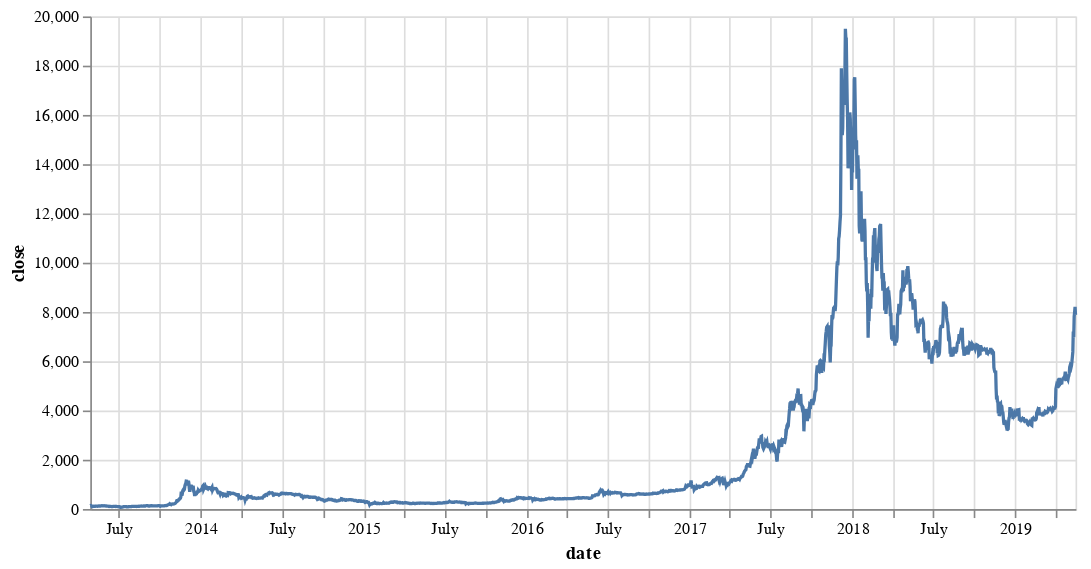

Notebook code cell kept with this figure:
### Code cell
nearest = alt.selection(type='single', nearest=True, on='mouseover',
                        fields=['date'], empty='none')


line = alt.Chart(raw).mark_line().encode(
    x = 'date',
    y = 'close'
)

selectors = alt.Chart(raw).mark_point().encode(
    x='date',
    opacity=alt.value(0),
).add_selection(
    nearest
)


points = line.mark_point().encode(
    opacity=alt.condition(nearest, alt.value(1), alt.value(0))
)

text = line.mark_text(align='left', dx=5, dy=-5).encode(
    text=alt.condition(nearest, 'close', alt.value(' '))
)


rules = alt.Chart(raw).mark_rule(color='gray').encode(
    x='date',
).transform_filter(
    nearest
)

alt.layer(
    line, selectors, points, rules, text
).properties(
    width=600, height=300
)

### Figure 1 — Vega-Lite specification as saved in the notebook (floating-point values rounded to 4 significant figures; data arrays with more than 128 entries replaced by an {"elided": "..."} marker saying what was removed)
{"$schema": "https://vega.github.io/schema/vega-lite/v2.6.0.json", "config": {"view": {"height": 300, "width": 400}}, "datasets": {"data-23677b568b25b5d055698dcacbba6714": {"elided": "2210 records"}}, "height": 300, "layer": [{"data": {"name": "data-23677b568b25b5d055698dcacbba6714"}, "encoding": {"x": {"field": "date", "type": "temporal"}, "y": {"field": "close", "type": "quantitative"}}, "mark": "line"}, {"data": {"name": "data-23677b568b25b5d055698dcacbba6714"}, "encoding": {"opacity": {"value": 0}, "x": {"field": "date", "type": "temporal"}}, "mark": "point", "selection": {"selector007": {"empty": "none", "fields": ["date"], "nearest": true, "on": "mouseover", "resolve": "global", "type": "single"}}}, {"data": {"name": "data-23677b568b25b5d055698dcacbba6714"}, "encoding": {"opacity": {"condition": {"selection": "selector007", "value": 1}, "value": 0}, "x": {"field": "date", "type": "temporal"}, "y": {"field": "close", "type": "quantitative"}}, "mark": "point"}, {"data": {"name": "data-23677b568b25b5d055698dcacbba6714"}, "encoding": {"x": {"field": "date", "type": "temporal"}}, "mark": {"color": "gray", "type": "rule"}, "transform": [{"filter": {"selection": "selector007"}}]}, {"data": {"name": "data-23677b568b25b5d055698dcacbba6714"}, "encoding": {"text": {"condition": {"field": "close", "selection": "selector007", "type": "quantitative"}, "value": " "}, "x": {"field": "date", "type": "temporal"}, "y": {"field": "close", "type": "quantitative"}}, "mark": {"align": "left", "dx": 5, "dy": -5, "type": "text"}}], "width": 600}
